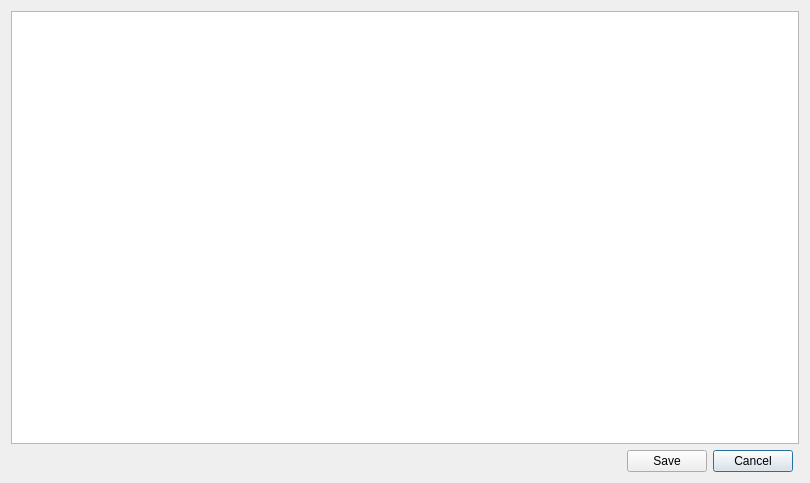
<?xml version="1.0" encoding="UTF-8"?>
<ui version="4.0">
 <class>ErrorEditDialog</class>
 <widget class="QDialog" name="ErrorEditDialog">
  <property name="geometry">
   <rect>
    <x>0</x>
    <y>0</y>
    <width>810</width>
    <height>483</height>
   </rect>
  </property>
  <property name="windowTitle">
   <string>Edit Erroneous Fields</string>
  </property>
  <property name="windowIcon">
   <iconset resource="../images.qrc">
    <normaloff>:/icon32.ico</normaloff>:/icon32.ico</iconset>
  </property>
  <layout class="QGridLayout" name="gridLayout">
   <item row="0" column="0" colspan="4">
    <widget class="QTableWidget" name="tableWidget"/>
   </item>
   <item row="2" column="2">
    <widget class="QPushButton" name="cancel">
     <property name="text">
      <string>Cancel</string>
     </property>
    </widget>
   </item>
   <item row="2" column="0">
    <spacer name="horizontalSpacer">
     <property name="orientation">
      <enum>Qt::Horizontal</enum>
     </property>
     <property name="sizeHint" stdset="0">
      <size>
       <width>40</width>
       <height>20</height>
      </size>
     </property>
    </spacer>
   </item>
   <item row="2" column="1">
    <widget class="QPushButton" name="save">
     <property name="maximumSize">
      <size>
       <width>798</width>
       <height>16777215</height>
      </size>
     </property>
     <property name="text">
      <string>Save</string>
     </property>
    </widget>
   </item>
  </layout>
 </widget>
 <resources>
  <include location="../images.qrc"/>
 </resources>
 <connections/>
</ui>
